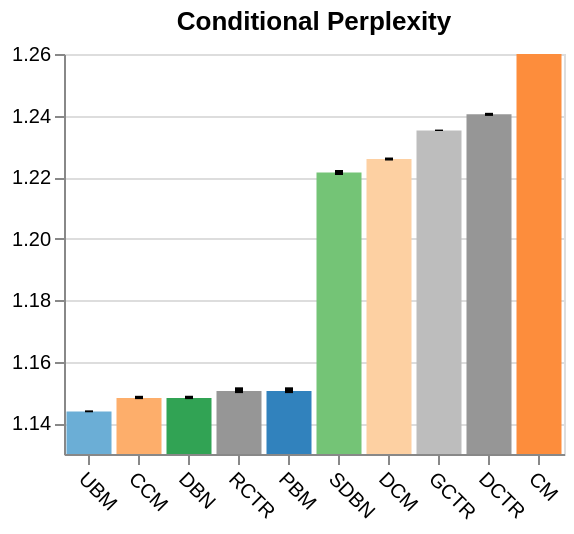

The notebook cell saved with this chart:
### Code cell
model_means = df.groupby('model')['test_cond_ppl'].mean().sort_values()
sorted_models = model_means.index.tolist()

base = alt.Chart(df, title="Conditional Perplexity", width=250, height=200)

bars = base.mark_bar().encode(
    x=alt.X("model", title="", sort=sorted_models).axis(labelAngle=45),
    y=alt.Y("mean(test_cond_ppl)", title="").scale(zero=False, domain=(1.14, 1.26), clamp=True),
    color=alt.Color("model", title="Models", legend=None).scale(domain=list(model2color.keys()), range=list(model2color.values())),
)

errors = base.mark_errorbar(extent="ci", thickness=4).encode(
    x=alt.X("model", title="", sort=sorted_models),
    y=alt.Y("test_cond_ppl", title="").scale(zero=False)
)

cond_ppl_chart = (bars + errors)
cond_ppl_chart

### Figure 1 — Vega-Lite specification as saved in the notebook (floating-point values rounded to 4 significant figures)
{"config": {"view": {"continuousWidth": 300, "continuousHeight": 300}}, "layer": [{"mark": {"type": "bar"}, "encoding": {"color": {"field": "model", "legend": null, "scale": {"domain": ["PBM", "UBM", "DBN", "SDBN", "CM", "CCM", "DCM", "DCTR", "RCTR", "GCTR"], "range": ["#3182bd", "#6baed6", "#31a354", "#74c476", "#fd8d3c", "#fdae6b", "#fdd0a2", "#969696", "#969696", "#bdbdbd"]}, "title": "Models", "type": "nominal"}, "x": {"axis": {"labelAngle": 45}, "field": "model", "sort": ["UBM", "CCM", "DBN", "RCTR", "PBM", "SDBN", "DCM", "GCTR", "DCTR", "CM"], "title": "", "type": "nominal"}, "y": {"aggregate": "mean", "field": "test_cond_ppl", "scale": {"zero": false, "domain": [1.14, 1.26], "clamp": true}, "title": "", "type": "quantitative"}}, "title": "Conditional Perplexity"}, {"mark": {"type": "errorbar", "extent": "ci", "thickness": 4}, "encoding": {"x": {"field": "model", "sort": ["UBM", "CCM", "DBN", "RCTR", "PBM", "SDBN", "DCM", "GCTR", "DCTR", "CM"], "title": "", "type": "nominal"}, "y": {"field": "test_cond_ppl", "scale": {"zero": false}, "title": "", "type": "quantitative"}}, "title": "Conditional Perplexity"}], "data": {"name": "data-886cc49e1a673b82d39e1f868873ab55"}, "height": 200, "width": 250, "$schema": "https://vega.github.io/schema/vega-lite/v5.20.1.json", "datasets": {"data-886cc49e1a673b82d39e1f868873ab55": [{"model": "DBN", "test_loss": 0.2453, "test_ll": -0.2434, "test_ppl": 1.156, "test_cond_ppl": 1.149, "train_time_s": 7035.0, "train_time_min": 117.2}, {"model": "SDBN", "test_loss": 0.2955, "test_ll": -0.2933, "test_ppl": 1.206, "test_cond_ppl": 1.222, "train_time_s": 6725.0, "train_time_min": 112.1}, {"model": "DCM", "test_loss": 0.2941, "test_ll": -0.292, "test_ppl": 1.213, "test_cond_ppl": 1.226, "train_time_s": 3794.0, "train_time_min": 63.23}, {"model": "CCM", "test_loss": 0.2453, "test_ll": -0.2434, "test_ppl": 1.156, "test_cond_ppl": 1.149, "train_time_s": 4207.0, "train_time_min": 70.11}, {"model": "GCTR", "test_loss": 0.2975, "test_ll": -0.2953, "test_ppl": 1.235, "test_cond_ppl": 1.235, "train_time_s": 1265.0, "train_time_min": 21.08}, {"model": "CM", "test_loss": 0.6996, "test_ll": -0.6919, "test_ppl": 1.156, "test_cond_ppl": 1.584, "train_time_s": 3176.0, "train_time_min": 52.93}, {"model": "PBM", "test_loss": 0.2492, "test_ll": -0.2472, "test_ppl": 1.152, "test_cond_ppl": 1.152, "train_time_s": 3197.0, "train_time_min": 53.28}, {"model": "UBM", "test_loss": 0.2389, "test_ll": -0.2372, "test_ppl": 1.152, "test_cond_ppl": 1.144, "train_time_s": 3685.0, "train_time_min": 61.42}, {"model": "DCTR", "test_loss": 0.3038, "test_ll": -0.3015, "test_ppl": 1.241, "test_cond_ppl": 1.241, "train_time_s": 3165.0, "train_time_min": 52.75}, {"model": "RCTR", "test_loss": 0.2492, "test_ll": -0.2472, "test_ppl": 1.152, "test_cond_ppl": 1.152, "train_time_s": 1337.0, "train_time_min": 22.28}, {"model": "DBN", "test_loss": 0.245, "test_ll": -0.2431, "test_ppl": 1.153, "test_cond_ppl": 1.148, "train_time_s": 7030.0, "train_time_min": 117.2}, {"model": "SDBN", "test_loss": 0.2948, "test_ll": -0.2926, "test_ppl": 1.205, "test_cond_ppl": 1.221, "train_time_s": 6732.0, "train_time_min": 112.2}, {"model": "DCM", "test_loss": 0.2935, "test_ll": -0.2913, "test_ppl": 1.212, "test_cond_ppl": 1.225, "train_time_s": 3797.0, "train_time_min": 63.28}, {"model": "CCM", "test_loss": 0.245, "test_ll": -0.2431, "test_ppl": 1.153, "test_cond_ppl": 1.148, "train_time_s": 4190.0, "train_time_min": 69.84}, {"model": "GCTR", "test_loss": 0.2975, "test_ll": -0.2953, "test_ppl": 1.235, "test_cond_ppl": 1.235, "train_time_s": 1282.0, "train_time_min": 21.37}, {"model": "CM", "test_loss": 0.6995, "test_ll": -0.6918, "test_ppl": 1.154, "test_cond_ppl": 1.579, "train_time_s": 3188.0, "train_time_min": 53.13}, {"model": "PBM", "test_loss": 0.2491, "test_ll": -0.2472, "test_ppl": 1.15, "test_cond_ppl": 1.15, "train_time_s": 3199.0, "train_time_min": 53.31}, {"model": "UBM", "test_loss": 0.2389, "test_ll": -0.2372, "test_ppl": 1.151, "test_cond_ppl": 1.144, "train_time_s": 3687.0, "train_time_min": 61.45}, {"model": "DCTR", "test_loss": 0.303, "test_ll": -0.3008, "test_ppl": 1.24, "test_cond_ppl": 1.24, "train_time_s": 3167.0, "train_time_min": 52.79}, {"model": "RCTR", "test_loss": 0.2491, "test_ll": -0.2472, "test_ppl": 1.15, "test_cond_ppl": 1.15, "train_time_s": 1329.0, "train_time_min": 22.14}, {"model": "DBN", "test_loss": 0.2452, "test_ll": -0.2433, "test_ppl": 1.154, "test_cond_ppl": 1.148, "train_time_s": 7031.0, "train_time_min": 117.2}, {"model": "SDBN", "test_loss": 0.2953, "test_ll": -0.2931, "test_ppl": 1.205, "test_cond_ppl": 1.222, "train_time_s": 6729.0, "train_time_min": 112.1}, {"model": "DCM", "test_loss": 0.2939, "test_ll": -0.2918, "test_ppl": 1.211, "test_cond_ppl": 1.226, "train_time_s": 3792.0, "train_time_min": 63.21}, {"model": "CCM", "test_loss": 0.2452, "test_ll": -0.2433, "test_ppl": 1.154, "test_cond_ppl": 1.148, "train_time_s": 4198.0, "train_time_min": 69.97}, {"model": "GCTR", "test_loss": 0.2975, "test_ll": -0.2954, "test_ppl": 1.235, "test_cond_ppl": 1.235, "train_time_s": 1280.0, "train_time_min": 21.34}, {"model": "CM", "test_loss": 0.6995, "test_ll": -0.6918, "test_ppl": 1.154, "test_cond_ppl": 1.58, "train_time_s": 3187.0, "train_time_min": 53.12}, {"model": "PBM", "test_loss": 0.2491, "test_ll": -0.2472, "test_ppl": 1.15, "test_cond_ppl": 1.15, "train_time_s": 3196.0, "train_time_min": 53.26}, {"model": "UBM", "test_loss": 0.2389, "test_ll": -0.2372, "test_ppl": 1.151, "test_cond_ppl": 1.144, "train_time_s": 3695.0, "train_time_min": 61.59}, {"model": "DCTR", "test_loss": 0.3035, "test_ll": -0.3013, "test_ppl": 1.24, "test_cond_ppl": 1.24, "train_time_s": 3166.0, "train_time_min": 52.77}, {"model": "RCTR", "test_loss": 0.2491, "test_ll": -0.2472, "test_ppl": 1.15, "test_cond_ppl": 1.15, "train_time_s": 1334.0, "train_time_min": 22.24}]}}
